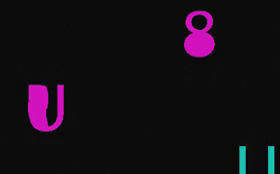
#> input picture frame 750 of img_processing/OKNO_4.mp4, 280 x 174 px, given in place of Video.mp4, which was not available
$ jupyter execute --allow-errors Img_processing.ipynb   (text cells are left out)
#> lines starting #> are read from the running program, lines starting #| are printed output that depends on the picture; pictures that were not available may be replaced by others from this repository, and a replacement may not be noted
[cell 1]
import cv2
import matplotlib.pyplot as plt
import IPython.display as ipd
import subprocess

[cell 2]
input_file = 'Video_processing/Video.avi'
subprocess.run(['ffmpeg', '-i', input_file, '-qscale', '0', 'OKNO_4.mp4'])
#> (this line was passed over: subprocess is not available in this run)

[cell 3]
ipd.Video('Video.mp4')

[cell 4]
#load a video file
cap = cv2.VideoCapture('Video.mp4')

count = cap.get(cv2.CAP_PROP_FRAME_COUNT)

height = cap.get(cv2.CAP_PROP_FRAME_HEIGHT)
width = cap.get(cv2.CAP_PROP_FRAME_WIDTH)

fps = cap.get(cv2.CAP_PROP_FPS)

print(f'Frames {count}, Height {height}, Width {width}, FPS {fps}')

[cell 5]
# Taking frame id from a specified time in video
minutes = 0
seconds = 25
frame_id = int(fps*(minutes*60 + seconds))
print('frame id =',frame_id)

[cell 6]
cap.set(cv2.CAP_PROP_POS_FRAMES, frame_id)
ret, frame = cap.read()
#> frame is the input picture: shape (174, 280, 3); mean B, G, R 20.6, 13.6, 20.3

t_msec = 1000*(minutes*60 + seconds)
cap.set(cv2.CAP_PROP_POS_MSEC, t_msec)
ret, frame = cap.read()

cv2.imshow('frame', frame); cv2.waitKey(0)
cv2.imwrite('my_video_frame.png', frame)
#> Out = True

[cell 7]
#realesing video object from cap
cap.release()

[cell 8]
cap = cv2.VideoCapture('Video.mp4')
ret, img = cap.read()
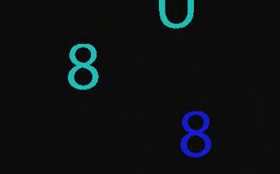
#> input picture frame 225 of img_processing/OKNO_4.mp4, 280 x 174 px, given in place of Video.mp4, which was not available
#> img is the input picture: shape (174, 280, 3); mean B, G, R 18.4, 16.1, 12.8
print(f'Returned {ret}, and img of shape {img.shape}')
#| Returned True, and img of shape (174, 280, 3)

[cell 9]
# Helper function for plotting opencv images in notebook
def display_cv2_img(img, figsize=(10, 10)):
#> called with figsize = (10, 10)
    img_ = cv2.cvtColor(img, cv2.COLOR_BGR2RGB)
    fig, ax = plt.subplots(figsize=figsize)
    ax.imshow(img_)
    ax.axis('off')

[cell 10]
display_cv2_img(img)
#> (the call stopped at in display_cv2_img, `fig, ax = plt.subplots(figsize=figsize)`: IPython is not available in this run)

$ run again, starting later in the video
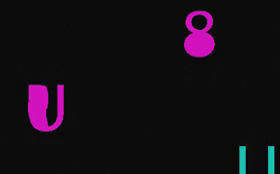
#> input picture frame 750 of img_processing/OKNO_4.mp4, 280 x 174 px, given in place of Video.mp4, which was not available
#> frame is the input picture: shape (174, 280, 3); mean B, G, R 20.6, 13.6, 20.3
#> Out = True
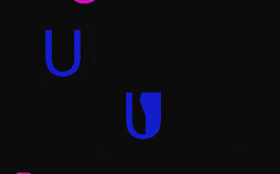
#> input picture frame 1012 of img_processing/OKNO_4.mp4, 280 x 174 px, given in place of Video.mp4, which was not available
#> img is the input picture: shape (174, 280, 3); mean B, G, R 18.9, 12.6, 12.5
#| Returned True, and img of shape (174, 280, 3)

$ run again, starting later in the video
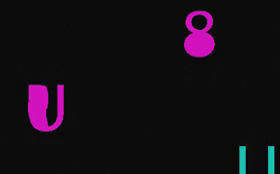
#> input picture frame 750 of img_processing/OKNO_4.mp4, 280 x 174 px, given in place of Video.mp4, which was not available
#> frame is the input picture: shape (174, 280, 3); mean B, G, R 20.6, 13.6, 20.3
#> Out = True
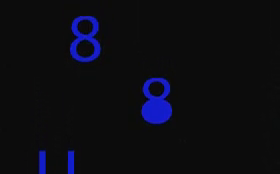
#> input picture frame 1800 of img_processing/OKNO_4.mp4, 280 x 174 px, given in place of Video.mp4, which was not available
#> img is the input picture: shape (174, 280, 3); mean B, G, R 19.4, 12.6, 12.4
#| Returned True, and img of shape (174, 280, 3)
